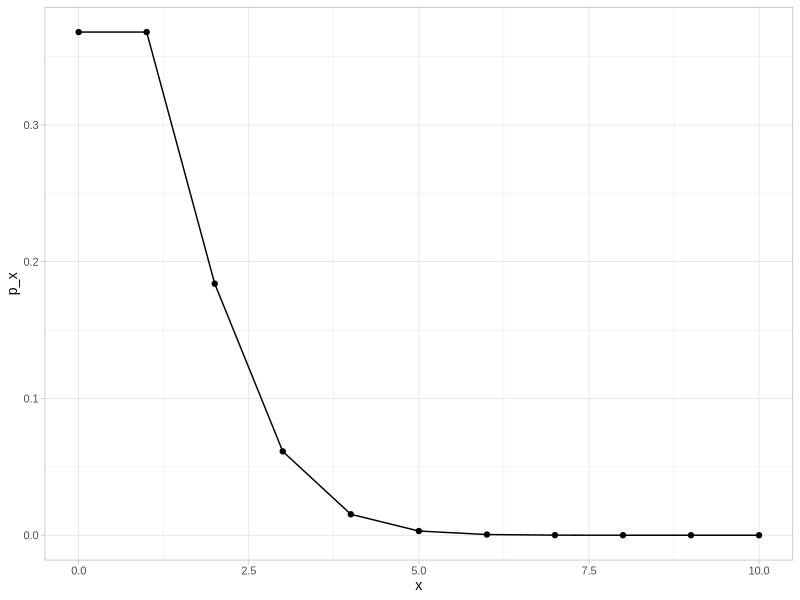

Here is the R script that generated this plot:
## Riddler Classic ##

## Date: 2020-04-10 ##
## Headline: how many spammers should I expect on my posts? ##

## Notes ##

# - Note that the variable we are measuring in this context is the number of 'spam' comments per day
# - Given that spam comments could occur at *any* point in time, within a given day, the Poisson distribution is the most appropriate choice of model
# - We are informed that spam comments occur at a rate of 1 per day. Thus, we know the average time between events but we do not know the exact timing of events
# - Therefore, the number of spam comments registered per day follows a Poisson process

## Background ##

# Poisson processes: https://www.probabilitycourse.com/chapter11/11_1_2_basic_concepts_of_the_poisson_process.php

# Preliminaries ----
library(tidyverse)

theme_set(theme_light(base_family = "Arial", base_size = 10))

# Calculations ----

# Input parameters
l <- 1
t <- 3
shape <- l*t
sims <- 1

# Basic plot of Poisson distribution (on a daily basis, according to a rate of 1 spam comment per day)
tibble(x = 0:10, p_x = dpois(x, l)) %>%
  ggplot(aes(x, p_x)) +
  geom_point() +
  geom_line()

# Generation of one simulation
set.seed(123)

rpois(n = sims, lambda = shape) %>%
  rpois(n = ., lambda = shape)
